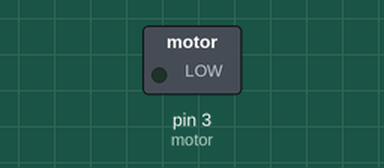
Recording of a sketch running on a simulated Arduino Uno, built with avr-gcc and run on an emulated ATmega328P. On the bench: switched loads named in the sketch (green lamp = pin HIGH).

Above: at 0.05 s.
At 1.95 s:
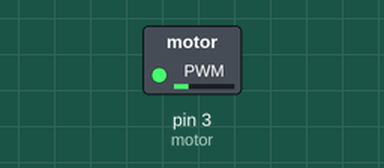
At 3.9 s:
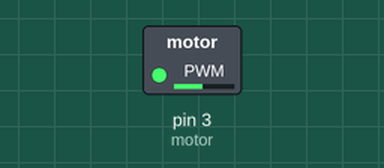
At 7.8 s:
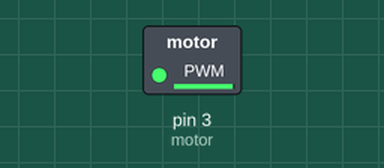
Timing chart, 0 to 10.1 s (numbered marks = the images above):
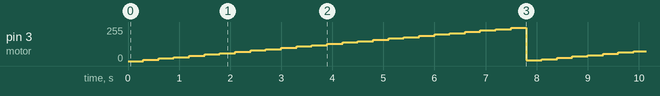

The sketch:

projeto_motor.ino
```cpp
// C++ code
//motor de passo
int motor = 3;
int potencia = 0;


void setup()
{
  pinMode(motor, OUTPUT);
}

void loop()
{
  analogWrite(motor, potencia);
  potencia+=10;
  delay(300);
  if(potencia > 1023){
   potencia = 0;
  }

}
```

Measured:
- by itself, pin 3 (motor): ramps from 0/255 to 254/255 and jumps back, once every 7.8 s
